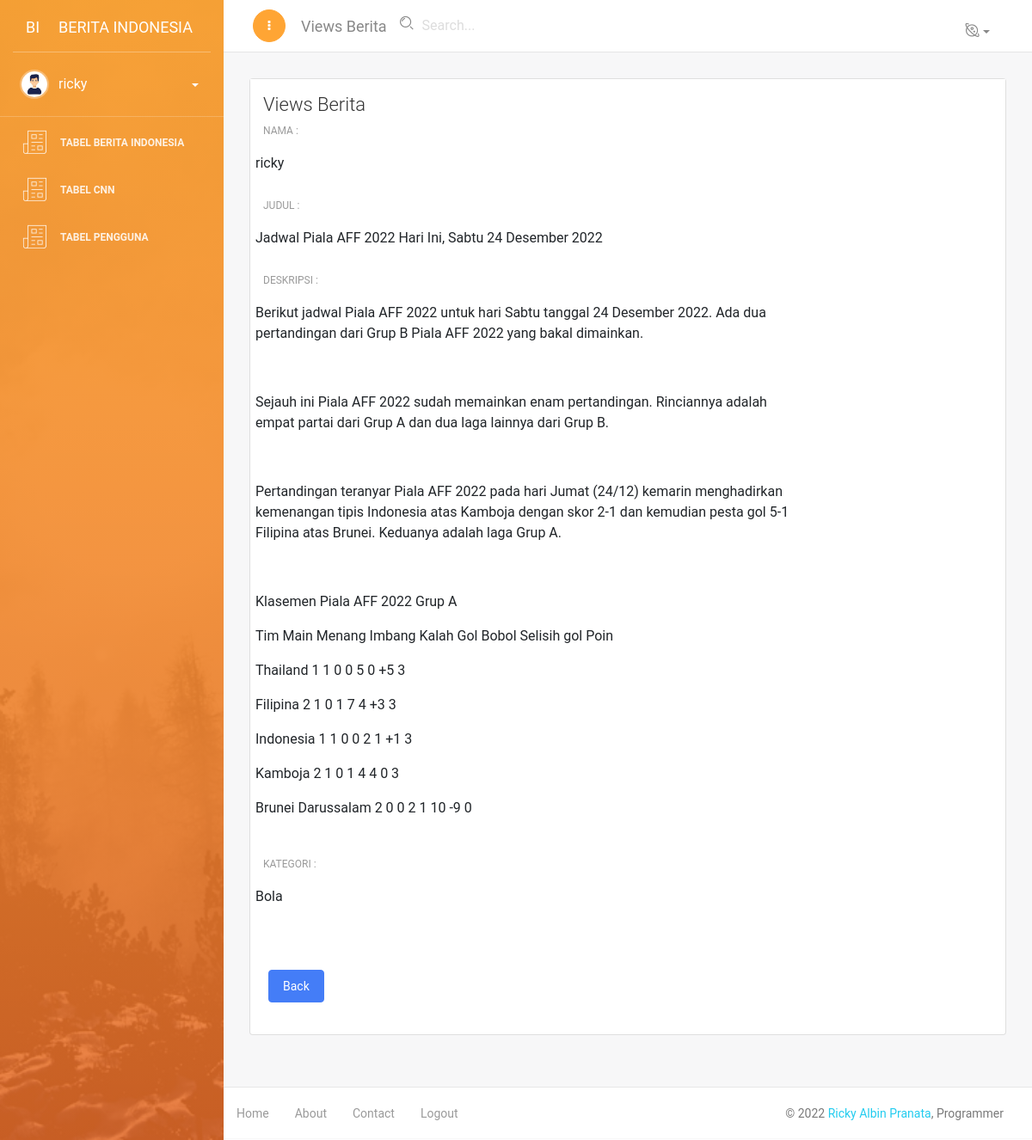
Page /dashboard/artikel/lihat/36 (signed in) on the committed database.
### blog/models.py (models this page shows, shortened)
class Artikel(models.Model):
    nama = models.ForeignKey(User, on_delete=models.CASCADE, blank=True, null=True)
    judul = models.CharField(max_length=100)
    deskripsi = RichTextUploadingField(blank=True, null=True,
                                            config_name='special',
                                            external_plugin_resources=[(
                                                'youtube',
                                                '/static/ckeditor_plugins/youtube/youtube/',
                                                'plugin.js',
                                                )],
    )
    kategori = models.ForeignKey(Kategori, on_delete=models.CASCADE)
    date = models.DateTimeField(auto_now_add=True)
    thumbnail = models.ImageField(upload_to='artikel/thumbnail/', blank=True, null=True)
    class Meta:
        ordering =['-date']
        verbose_name_plural = "Artikel"

class Kategori(models.Model):
    nama = models.CharField(max_length=20)
    def __str__(self):
        return self.nama
    class Meta:
        verbose_name_plural = "Kategori"

### blog/views.py (the view)
# urls.py: path('artikel/lihat/<str:id>',lihat_artikel, name='lihat_artikel'),
@login_required
def lihat_artikel(request, id):
    template_name = "back/lihat_artikel.html"
    artikel = Artikel.objects.get(id=id)
    context = {
        'title': 'Views Berita',
        'artikel':artikel,
    }
    return render(request, template_name, context)

### templates/back/lihat_artikel.html (shortened to what this page needs)
{% extends 'back/base.html' %}
{% block content  %}
<div class="content">
    <div class="container-fluid">
        <div class="row">
            <div class="col-md-12">
                <div class="card">
                    <form class="form-horizontal" method="POST">
                        <div class="card-header">
                            <h4 class="card-title">
                                {{title}}
                            </h4>
                        </div>
                        <div class="card-content">
                            <div class="form-group">
                                <label class="col-md-3 control-label">Nama : </label>
                                <div class="col-md-9">
                                    {{artikel.nama}}
                                </div>
                            </div>
                            <div class="form-group">
                                <label class="col-md-3 control-label">Judul : </label>
                                <div class="col-md-9">
                                    {{artikel.judul}}
                                </div>
                            </div>
                            <div class="form-group">
                                <label class="col-md-3 control-label">Deskripsi : </label>
                                <div class="col-md-9">
                                    {{artikel.deskripsi|safe}}
                                </div>
                            </div>
                            <div class="form-group">
                                <label class="col-md-3 control-label">Kategori : </label>
                                <div class="col-md-9">
                                    {{artikel.kategori}}
                                </div>
                            </div>
                        </div>
                        <div class="card-footer">
                            <div class="form-group">
                                <label class="col-md-3"></label>
                                <div class="col-md-9">
                                    <a class="btn btn-fill btn-primary"  href="{% url 'tabel_artikel' %}">Back</a>
                                </div>
                            </div>
                        </div>
                    </form>
                </div>
            </div>
        </div>
    </div>
</div>
{% endblock content %}

### templates/back/menu.html (shortened to what this page needs)
{% load static %}
<div class="sidebar-wrapper">
    <div class="logo">
        <a href="{% url 'index' %}" class="simple-text logo-mini">
            BI
        </a>
        <a href="{% url 'index' %}" class="simple-text logo-normal">
            Berita Indonesia
        </a>
    </div>
    <div class="user">
        <div class="photo">
            <img src="{% static 'back/img/user.jpg' %}" />
        </div>
        <div class="info ">
            <a data-toggle="collapse" href="#collapseExample" class="collapsed">
                <span>
                    {{user}}
                    <b class="caret"></b>
                </span>
            </a>
        </div>
    </div>
    <ul class="nav">
        <li class="nav-item ">
            <a class="nav-link" href="{% url 'tabel_artikel' %}">
                <i class="nc-icon nc-paper-2"></i>
                <p>Tabel Berita Indonesia</p>
            </a>
            <li class="nav-item ">
                <a class="nav-link" href="{% url 'tabel_berita' %}">
                    <i class="nc-icon nc-paper-2"></i>
                    <p>Tabel CNN</p>
                </a>
        </li>
        {% if request.session.is_operator == 'operator'  %}
            <li class="nav-item ">
                <a class="nav-link" href="{% url 'tabel_users' %}">
                    <i class="nc-icon nc-paper-2"></i>
                    <p>Tabel Pengguna</p>
                </a>
            </li>
        {% endif %}
    </ul>
</div>

### rows in the picture
Artikel: nama "ricky", judul "Jadwal Piala AFF 2022 Hari Ini, Sabtu 24 Desember 2022", deskripsi "Berikut jadwal Piala AFF 2022 untuk hari Sabtu tanggal 24 Desember 2022. Ada dua pertandingan dari Grup B Piala AFF 2022 yang bakal dimainkan. Sejauh ini Piala AFF 2022 sudah memainkan enam pertandingan. Rinciannya adalah empat partai dari Grup A dan dua laga lainnya dari Grup B. Pertandingan teranyar Piala AFF 2022 pada hari Jumat (24/12) kemarin menghadirkan kemenangan tipis Indonesia atas Kamboja dengan skor 2-1 dan kemudian pesta gol 5-1 Filipina atas Brunei. Keduanya adalah laga Grup A. Klasemen Piala AFF 2022 Grup A Tim Main Menang Imbang Kalah Gol Bobol Selisih gol Poin Thailand 1 1 0 0 5 0 +5 3 Filipina 2 1 0 1 7 4 +3 3 Indonesia 1 1 0 0 2 1 +1 3 Kamboja 2 1 0 1 4 4 0 3 Brunei…", kategori "Bola"

### other values in the picture
{{ user }} "ricky"
{{ title }} "Views Berita"
